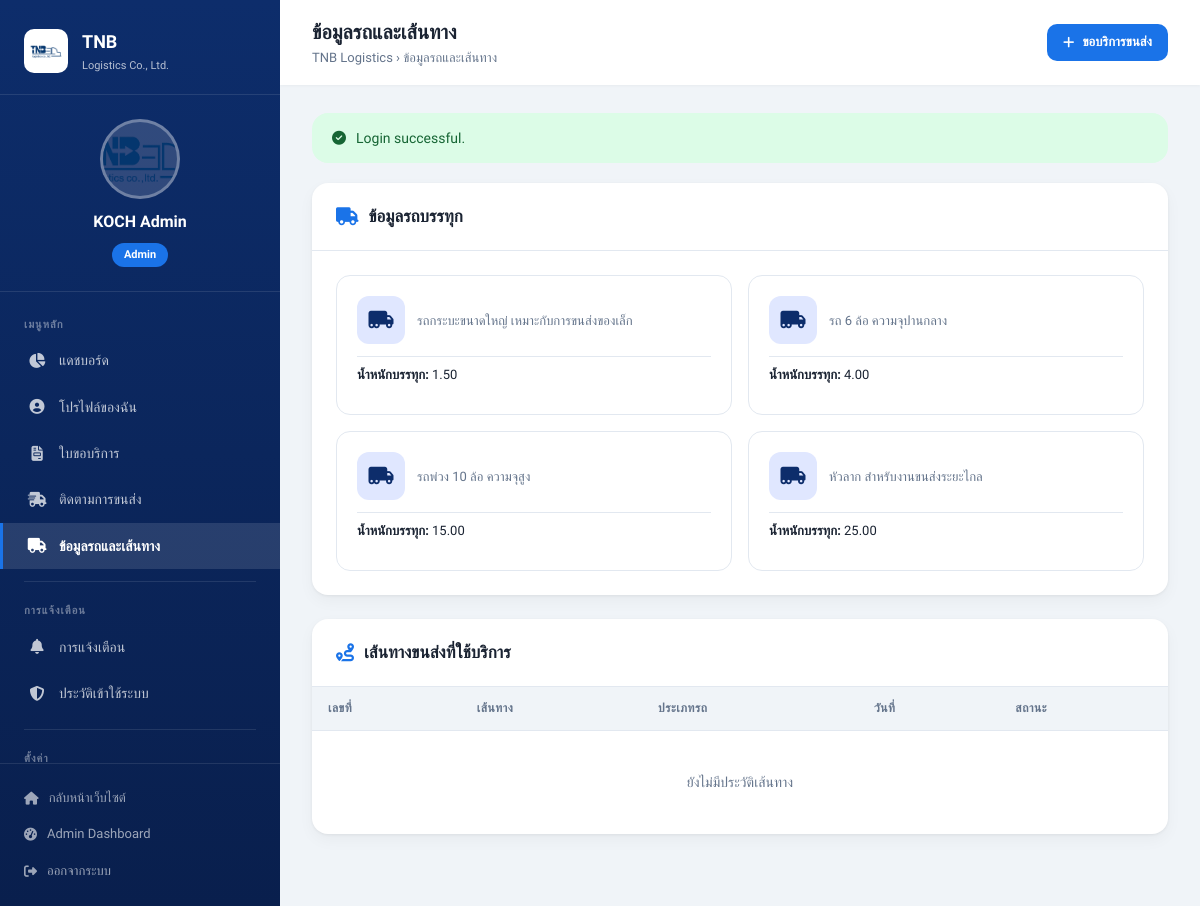
The app's page /tnb/main/user.php?section=transport (signed in) with its own data.
### tables this page shows
CREATE TABLE users (
    id INT AUTO_INCREMENT PRIMARY KEY,
    username VARCHAR(50) UNIQUE NOT NULL,
    email VARCHAR(100) UNIQUE NOT NULL,
    password_hash VARCHAR(255) NOT NULL,  
    first_name VARCHAR(100) NOT NULL,
    last_name VARCHAR(100) NOT NULL,
    nick_name VARCHAR(50),
    phone VARCHAR(20),
    role ENUM('super_admin', 'admin', 'manager', 'user') DEFAULT 'user',
    company_id INT NOT NULL,
    status ENUM('active', 'inactive', 'suspended', 'pending_verification') DEFAULT 'pending_verification',
    last_login TIMESTAMP NULL,
    email_verified BOOLEAN DEFAULT FALSE,
    email_verification_token VARCHAR(255),
    email_verification_expires TIMESTAMP NULL,
    password_reset_token VARCHAR(255),
    password_reset_expires TIMESTAMP NULL,
    login_attempts INT DEFAULT 0,
    locked_until TIMESTAMP NULL,
    avatar_url VARCHAR(255),
    department VARCHAR(100),
    position VARCHAR(100),
    created_at TIMESTAMP DEFAULT CURRENT_TIMESTAMP,
    updated_at TIMESTAMP DEFAULT CURRENT_TIMESTAMP ON UPDATE CURRENT_TIMESTAMP,
    FOREIGN KEY (company_id) REFERENCES companies(id),
    INDEX idx_email (email),
    INDEX idx_username (username),
    INDEX idx_company_role (company_id, role),
    INDEX idx_status (status)
);

CREATE TABLE truck_types (
    id INT AUTO_INCREMENT PRIMARY KEY,
    company_id INT NOT NULL,
    type_name VARCHAR(100) NOT NULL,
    description TEXT,
    image_url VARCHAR(255),
    capacity DECIMAL(10,2),  
    weight_limit DECIMAL(10,2),  
    service_price DECIMAL(10,2),  
    service_area VARCHAR(255),  
    is_active BOOLEAN DEFAULT TRUE,
    display_order INT DEFAULT 0,
    created_at TIMESTAMP DEFAULT CURRENT_TIMESTAMP,
    updated_at TIMESTAMP DEFAULT CURRENT_TIMESTAMP ON UPDATE CURRENT_TIMESTAMP,
    FOREIGN KEY (company_id) REFERENCES companies(id),
    INDEX idx_company_order (company_id, display_order),
    INDEX idx_active (is_active)
);

### admin/includes/profile.php (called while the page is built, shortened)
<?php
require_once __DIR__ . '/helpers.php';
function get_profile_summary(PDO $pdo, int $userId): ?array
{
    $stmt = $pdo->prepare(
        'SELECT u.id, u.username, u.email, u.first_name, u.last_name, u.nick_name, u.phone, u.role, u.department, u.position,
                u.avatar_url, u.created_at, u.last_login, c.name AS company_name, c.code AS company_code
         FROM users u
         INNER JOIN companies c ON c.id = u.company_id
         WHERE u.id = :id
         LIMIT 1'
    );
    $stmt->execute([':id' => $userId]);
    return $stmt->fetch() ?: null;
}
function get_tnb_service_history(PDO $pdo, int $userId, int $limit = 10): array
{
    $stmt = $pdo->prepare(
        'SELECT request_number, service_type, route, status, created_at, pickup_time, delivery_time
         FROM tnb_quotations
         WHERE user_id = :user_id
         ORDER BY created_at DESC
         LIMIT ' . (int) $limit
    );
    $stmt->execute([':user_id' => $userId]);
    return $stmt->fetchAll();
}

### admin/includes/session.php (called while the page is built, shortened)
<?php
function flash(string $key, mixed $default = null): mixed
{
    if (!isset($_SESSION['_flash'][$key])) {
        return $default;
    }
    $value = $_SESSION['_flash'][$key];
    return $value;
}
function authenticated_user(): ?array
{
    return isset($_SESSION['auth_user']) && is_array($_SESSION['auth_user']) ? $_SESSION['auth_user'] : null;
}

### admin/includes/helpers.php (called while the page is built, shortened)
<?php
function project_base_url(): string
{
    $scriptName = str_replace('\\', '/', $_SERVER['SCRIPT_NAME'] ?? '');
    $adminPosition = strpos($scriptName, '/admin/');
    $parts = explode('/', trim($scriptName, '/'));
    return isset($parts[0]) && $parts[0] !== '' ? '/' . $parts[0] : '';
}
function project_url(string $path = ''): string
{
    $base = project_base_url();
    $normalized = ltrim($path, '/');
    return ($base !== '' ? $base : '') . '/' . $normalized;
}
function h(?string $value): string
{
    return htmlspecialchars((string) $value, ENT_QUOTES, 'UTF-8');
}

### tnb/main/user.php (the view, shortened to what this page needs)
<?php
require_once __DIR__ . '/../../admin/includes/profile.php';
$currentUser = authenticated_user();
$pdo = Database::connection();
$profile = get_profile_summary($pdo, (int) $currentUser['id']);
$activities = get_recent_activity_logs($pdo, (int) $currentUser['id'], 15);
$serviceHistory = get_tnb_service_history($pdo, (int) $currentUser['id'], 20);
$quotations = get_tnb_user_quotations($pdo, (int) $currentUser['id'], 20);
$qStats = get_tnb_quotation_stats($pdo, (int) $currentUser['id']);
$notifications = get_user_notifications($pdo, (int) $currentUser['id']);
$unreadCount = get_unread_notification_count($pdo, (int) $currentUser['id']);
$successMessage = flash('success_message');
$section = $_GET['section'] ?? 'dashboard';
$fullName = trim(($profile['first_name'] ?? '') . ' ' . ($profile['last_name'] ?? ''));
$avatarUrl = !empty($profile['avatar_url']) ? h((string) $profile['avatar_url']) : '../img/company_logo/tnb_logo.webp';
$isAdmin = in_array((string) ($currentUser['role'] ?? 'user'), ['super_admin', 'admin', 'manager'], true);
$titles = ['dashboard'=>'แดชบอร์ด','profile'=>'โปรไฟล์ของฉัน','quotations'=>'ใบขอบริการขนส่ง','tracking'=>'ติดตามการขนส่ง','transport'=>'ข้อมูลรถและเส้นทาง','notifications'=>'การแจ้งเตือน','sessions'=>'ประวัติเข้าใช้ระบบ','settings'=>'ตั้งค่าบัญชี'];
?>
<!DOCTYPE html>
<html lang="th">
<head>
<link rel="stylesheet" href="https://cdnjs.cloudflare.com/ajax/libs/font-awesome/6.5.1/css/all.min.css"/>
</head>
<body>
<aside class="user-sidebar" id="userSidebar">
    <div class="sb-hd"><img src="../img/company_logo/tnb_logo.webp" alt="TNB"><div class="brand">TNB<small>Logistics Co., Ltd.</small></div></div>
    <div class="sb-profile">
        <img src="<?php echo $avatarUrl; ?>" alt="Avatar" class="sb-avatar">
        <h3><?php echo h($fullName ?: $profile['username'] ?? 'User'); ?></h3>
        <span class="role-badge"><?php echo h(ucfirst((string) ($profile['role'] ?? 'user'))); ?></span>
    </div>
    <nav class="sb-nav">
        <div class="lb">เมนูหลัก</div>
        <a href="?section=dashboard" class="<?php echo $section==='dashboard'?'active':''; ?>"><i class="fas fa-chart-pie"></i> แดชบอร์ด</a>
        <a href="?section=profile" class="<?php echo $section==='profile'?'active':''; ?>"><i class="fas fa-user-circle"></i> โปรไฟล์ของฉัน</a>
        <a href="?section=quotations" class="<?php echo $section==='quotations'?'active':''; ?>"><i class="fas fa-file-invoice"></i> ใบขอบริการ</a>
        <a href="?section=tracking" class="<?php echo $section==='tracking'?'active':''; ?>"><i class="fas fa-shipping-fast"></i> ติดตามการขนส่ง</a>
        <a href="?section=transport" class="<?php echo $section==='transport'?'active':''; ?>"><i class="fas fa-truck"></i> ข้อมูลรถและเส้นทาง</a>
        <div class="dv"></div>
        <div class="lb">การแจ้งเตือน</div>
        <a href="?section=notifications" class="<?php echo $section==='notifications'?'active':''; ?>"><i class="fas fa-bell"></i> การแจ้งเตือน<?php if($unreadCount>0):?><span class="nb"><?php echo $unreadCount;?></span><?php endif;?></a>
        <a href="?section=sessions" class="<?php echo $section==='sessions'?'active':''; ?>"><i class="fas fa-shield-alt"></i> ประวัติเข้าใช้ระบบ</a>
        <div class="dv"></div>
        <div class="lb">ตั้งค่า</div>
    </nav>
    <div class="sb-ft">
        <a href="../main/index.php"><i class="fas fa-home"></i> กลับหน้าเว็บไซต์</a>
        <?php if($isAdmin):?><a href="<?php echo h(project_url('admin/dashboard.php'));?>"><i class="fas fa-tachometer-alt"></i> Admin Dashboard</a><?php endif;?>
        <a href="<?php echo h(project_url('admin/api/auth/logout.php'));?>?company=tnb"><i class="fas fa-sign-out-alt"></i> ออกจากระบบ</a>
    </div>
</aside>
<div class="user-main">
    <div class="topbar">
        <div><h1><?php echo $titles[$section]??'แดชบอร์ด';?></h1><div class="bc">TNB Logistics &rsaquo; <?php echo $titles[$section]??'แดชบอร์ด';?></div></div>
        <div><a href="../main/quotation.php" class="topbar-btn"><i class="fas fa-plus"></i> ขอบริการขนส่ง</a></div>
    </div>
    <div class="mc">
        <?php if($successMessage):?><div class="ta ok"><i class="fas fa-check-circle"></i> <?php echo h((string)$successMessage);?></div><?php endif;?>
<?php if($section==='dashboard'): ?>
<div class="sg">
    <div class="sc nv"><div class="si"><i class="fas fa-file-invoice"></i></div><div class="sn"><?php echo (int)$qStats['total'];?></div><div class="sl">คำขอทั้งหมด</div></div>
    <div class="sc og"><div class="si"><i class="fas fa-clock"></i></div><div class="sn"><?php echo (int)$qStats['pending'];?></div><div class="sl">รอดำเนินการ</div></div>
    <div class="sc tl"><div class="si"><i class="fas fa-shipping-fast"></i></div><div class="sn"><?php echo (int)$qStats['in_transit'];?></div><div class="sl">กำลังขนส่ง</div></div>
    <div class="sc gn"><div class="si"><i class="fas fa-check-circle"></i></div><div class="sn"><?php echo (int)$qStats['completed'];?></div><div class="sl">เสร็จสิ้นแล้ว</div></div>
</div>
<div class="two-col">
    <div class="tc"><div class="tc-h"><h2><i class="fas fa-history"></i> กิจกรรมล่าสุด</h2></div><div class="tc-b" style="padding:0"><div class="tw"><table class="tt"><thead><tr><th>วันที่</th><th>กิจกรรม</th></tr></thead><tbody>
    <?php if($activities===[]):?><tr class="empty"><td colspan="2">ยังไม่มีกิจกรรม</td></tr>
    <?php else: foreach(array_slice($activities,0,8) as $a):?><tr><td style="white-space:nowrap;font-size:12px;color:var(--txm)"><?php echo h((string)$a['created_at']);?></td><td><?php echo h(tnb_action_label((string)$a['action']));?></td></tr><?php endforeach; endif;?>
    </tbody></table></div></div></div>
    <div class="tc"><div class="tc-h"><h2><i class="fas fa-bell"></i> การแจ้งเตือนล่าสุด</h2><?php if($unreadCount>0):?><span style="background:var(--ta);color:#fff;font-size:12px;font-weight:700;padding:3px 10px;border-radius:12px"><?php echo $unreadCount;?> ใหม่</span><?php endif;?></div><div class="tc-b">
    <?php if($notifications===[]):?><p style="text-align:center;color:var(--txm);padding:20px 0">ยังไม่มีการแจ้งเตือน</p>
    <?php else: foreach(array_slice($notifications,0,5) as $n):?>
    <div class="ni <?php echo !$n['is_read']?'nu':'';?>"><div class="nic <?php echo h((string)($n['type']??'info'));?>"><i class="fas fa-<?php echo $n['type']==='success'?'check':($n['type']==='warning'?'exclamation-triangle':($n['type']==='error'?'times':'info'));?>"></i></div><div class="nix"><h4><?php echo h((string)$n['title']);?></h4><p><?php echo h((string)$n['message']);?></p></div><div class="nt"><?php echo h(date('d/m H:i',strtotime((string)$n['created_at'])));?></div></div>
    <?php endforeach; endif;?>
    </div></div>
</div>
<div class="tc"><div class="tc-h"><h2><i class="fas fa-file-invoice"></i> คำขอบริการล่าสุด</h2><a href="?section=quotations" class="btn o" style="padding:6px 14px;font-size:13px">ดูทั้งหมด</a></div><div class="tc-b" style="padding:0"><div class="tw"><table class="tt"><thead><tr><th>เลขที่</th><th>วันที่</th><th>ประเภท</th><th>เส้นทาง</th><th>ราคา</th><th>สถานะ</th></tr></thead><tbody>
<?php if($quotations===[]):?><tr class="empty"><td colspan="6">ยังไม่มีคำขอบริการ — <a href="../main/quotation.php" style="color:var(--ta);font-weight:600">ขอบริการแรก</a></td></tr>
<?php else: foreach(array_slice($quotations,0,5) as $q):?><tr><td style="font-weight:600"><?php echo h((string)$q['request_number']);?></td><td style="white-space:nowrap"><?php echo h(date('d/m/Y',strtotime((string)$q['created_at'])));?></td><td><?php echo h((string)$q['service_type']);?></td><td><?php echo h((string)($q['route']??'-'));?></td><td><?php echo $q['quoted_price']!==null?h(number_format((float)$q['quoted_price'],2)).' ฿':'<span style="color:var(--txm)">รอเสนอราคา</span>';?></td><td><?php echo tnb_status_badge((string)$q['status']);?></td></tr><?php endforeach; endif;?>
</tbody></table></div></div></div>
<?php elseif($section==='transport'): ?>
<div class="tc"><div class="tc-h"><h2><i class="fas fa-truck"></i> ข้อมูลรถบรรทุก</h2></div><div class="tc-b">
<div style="display:grid;grid-template-columns:repeat(auto-fit,minmax(280px,1fr));gap:16px">
<?php
$truckTypes = $pdo->query("SELECT * FROM truck_types WHERE is_active = 1 ORDER BY display_order")->fetchAll();
if($truckTypes===[]): ?>
<p style="text-align:center;color:var(--txm);padding:32px 0">ไม่มีข้อมูลรถบรรทุกในขณะนี้</p>
<?php else: foreach($truckTypes as $truck): ?>
<div style="border:1.5px solid var(--bd);border-radius:14px;padding:20px;transition:border-color .2s">
    <div style="display:flex;align-items:center;gap:12px;margin-bottom:12px">
        <div style="width:48px;height:48px;border-radius:12px;background:#e0e7ff;color:var(--tp);display:flex;align-items:center;justify-content:center;font-size:20px"><i class="fas fa-truck-moving"></i></div>
        <div><h3 style="font-size:16px;font-weight:700;margin-bottom:2px"><?php echo h((string)$truck['name']);?></h3><p style="font-size:13px;color:var(--txm);margin:0"><?php echo h((string)($truck['description']??''));?></p></div>
    </div>
    <?php if(!empty($truck['capacity'])):?><div style="font-size:13px;padding:8px 0;border-top:1px solid var(--bd)"><strong>น้ำหนักบรรทุก:</strong> <?php echo h((string)$truck['capacity']);?></div><?php endif;?>
</div>
<?php endforeach; endif; ?>
</div></div></div>
<div class="tc"><div class="tc-h"><h2><i class="fas fa-route"></i> เส้นทางขนส่งที่ใช้บริการ</h2></div><div class="tc-b" style="padding:0"><div class="tw"><table class="tt"><thead><tr><th>เลขที่</th><th>เส้นทาง</th><th>ประเภทรถ</th><th>วันที่</th><th>สถานะ</th></tr></thead><tbody>
<?php if($serviceHistory===[]):?><tr class="empty"><td colspan="5">ยังไม่มีประวัติเส้นทาง</td></tr>
<?php endif;?>
</tbody></table></div></div></div>
<?php endif; ?>
    </div>
</div>
</body>
</html>

### records on screen
users: first_name+last_name "KOCH Admin", role "Admin"
truck_types: description "รถกระบะขนาดใหญ่ เหมาะกับการขนส่งของเล็ก", capacity "1.50"
truck_types: description "รถ 6 ล้อ ความจุปานกลาง", capacity "4.00"
truck_types: description "รถพ่วง 10 ล้อ ความจุสูง", capacity "15.00"
truck_types: description "หัวลาก สำหรับงานขนส่งระยะไกล", capacity "25.00"

### other values on screen
$titles[$section] "ข้อมูลรถและเส้นทาง"
$successMessage "Login successful."
